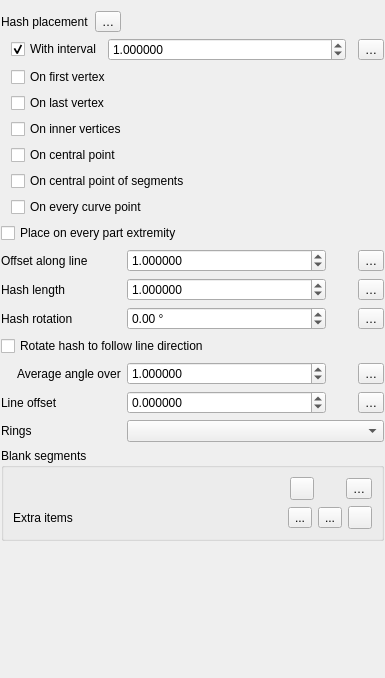
<?xml version="1.0" encoding="UTF-8"?>
<ui version="4.0">
 <class>WidgetTemplatedLine</class>
 <widget class="QWidget" name="WidgetTemplatedLine">
  <property name="geometry">
   <rect>
    <x>0</x>
    <y>0</y>
    <width>385</width>
    <height>678</height>
   </rect>
  </property>
  <property name="windowTitle">
   <string notr="true">Form</string>
  </property>
  <layout class="QGridLayout" name="gridLayout_2">
   <property name="leftMargin">
    <number>1</number>
   </property>
   <property name="rightMargin">
    <number>1</number>
   </property>
   <property name="bottomMargin">
    <number>1</number>
   </property>
   <item row="1" column="0" colspan="3">
    <layout class="QGridLayout" name="gridLayout_3">
     <property name="leftMargin">
      <number>0</number>
     </property>
     <property name="topMargin">
      <number>0</number>
     </property>
     <property name="bottomMargin">
      <number>0</number>
     </property>
     <item row="0" column="1">
      <layout class="QHBoxLayout" name="horizontalLayout_4">
       <item>
        <widget class="QCheckBox" name="mCheckInterval">
         <property name="text">
          <string>With interval</string>
         </property>
         <property name="checked">
          <bool>true</bool>
         </property>
        </widget>
       </item>
       <item>
        <widget class="QgsDoubleSpinBox" name="spinInterval">
         <property name="sizePolicy">
          <sizepolicy hsizetype="Minimum" vsizetype="Fixed">
           <horstretch>1</horstretch>
           <verstretch>0</verstretch>
          </sizepolicy>
         </property>
         <property name="decimals">
          <number>6</number>
         </property>
         <property name="maximum">
          <double>10000000.000000000000000</double>
         </property>
         <property name="singleStep">
          <double>0.200000000000000</double>
         </property>
         <property name="value">
          <double>1.000000000000000</double>
         </property>
         <property name="showClearButton">
          <bool>false</bool>
         </property>
        </widget>
       </item>
       <item>
        <widget class="QgsUnitSelectionWidget" name="mIntervalUnitWidget" native="true">
         <property name="minimumSize">
          <size>
           <width>0</width>
           <height>0</height>
          </size>
         </property>
         <property name="focusPolicy">
          <enum>Qt::TabFocus</enum>
         </property>
        </widget>
       </item>
      </layout>
     </item>
     <item row="3" column="0">
      <spacer name="horizontalSpacer_2">
       <property name="orientation">
        <enum>Qt::Horizontal</enum>
       </property>
       <property name="sizeType">
        <enum>QSizePolicy::Fixed</enum>
       </property>
       <property name="sizeHint" stdset="0">
        <size>
         <width>10</width>
         <height>20</height>
        </size>
       </property>
      </spacer>
     </item>
     <item row="0" column="2">
      <widget class="QgsPropertyOverrideButton" name="mIntervalDDBtn">
       <property name="text">
        <string>…</string>
       </property>
      </widget>
     </item>
     <item row="3" column="1">
      <widget class="QCheckBox" name="mCheckVertex">
       <property name="toolTip">
        <string>Shows symbols on inner vertices, i.e. all vertices except the first or last</string>
       </property>
       <property name="text">
        <string>On inner vertices</string>
       </property>
      </widget>
     </item>
     <item row="2" column="1">
      <widget class="QCheckBox" name="mCheckVertexLast">
       <property name="text">
        <string>On last vertex</string>
       </property>
      </widget>
     </item>
     <item row="1" column="1">
      <widget class="QCheckBox" name="mCheckVertexFirst">
       <property name="text">
        <string>On first vertex</string>
       </property>
      </widget>
     </item>
     <item row="4" column="1">
      <widget class="QCheckBox" name="mCheckCentralPoint">
       <property name="text">
        <string>On central point</string>
       </property>
      </widget>
     </item>
     <item row="5" column="1">
      <widget class="QCheckBox" name="mCheckSegmentCentralPoint">
       <property name="text">
        <string>On central point of segments</string>
       </property>
      </widget>
     </item>
     <item row="6" column="1">
      <widget class="QCheckBox" name="mCheckCurvePoint">
       <property name="text">
        <string>On every curve point</string>
       </property>
      </widget>
     </item>
    </layout>
   </item>
   <item row="2" column="0" colspan="3">
    <layout class="QGridLayout" name="gridLayout">
     <property name="topMargin">
      <number>0</number>
     </property>
     <item row="5" column="0">
      <spacer name="horizontalSpacer_3">
       <property name="orientation">
        <enum>Qt::Horizontal</enum>
       </property>
       <property name="sizeType">
        <enum>QSizePolicy::Fixed</enum>
       </property>
       <property name="sizeHint" stdset="0">
        <size>
         <width>10</width>
         <height>20</height>
        </size>
       </property>
      </spacer>
     </item>
     <item row="2" column="0" colspan="2">
      <widget class="QLabel" name="mHashLengthLabel">
       <property name="text">
        <string>Hash length</string>
       </property>
      </widget>
     </item>
     <item row="3" column="0" colspan="2">
      <widget class="QLabel" name="mHashRotationLabel">
       <property name="text">
        <string>Hash rotation</string>
       </property>
      </widget>
     </item>
     <item row="5" column="2">
      <widget class="QgsDoubleSpinBox" name="mSpinAverageAngleLength">
       <property name="sizePolicy">
        <sizepolicy hsizetype="Minimum" vsizetype="Fixed">
         <horstretch>1</horstretch>
         <verstretch>0</verstretch>
        </sizepolicy>
       </property>
       <property name="decimals">
        <number>6</number>
       </property>
       <property name="maximum">
        <double>10000000.000000000000000</double>
       </property>
       <property name="singleStep">
        <double>0.200000000000000</double>
       </property>
       <property name="value">
        <double>1.000000000000000</double>
       </property>
      </widget>
     </item>
     <item row="2" column="4">
      <widget class="QgsPropertyOverrideButton" name="mHashLengthDDBtn">
       <property name="text">
        <string>…</string>
       </property>
      </widget>
     </item>
     <item row="2" column="3">
      <widget class="QgsUnitSelectionWidget" name="mHashLengthUnitWidget" native="true">
       <property name="minimumSize">
        <size>
         <width>20</width>
         <height>0</height>
        </size>
       </property>
       <property name="focusPolicy">
        <enum>Qt::TabFocus</enum>
       </property>
      </widget>
     </item>
     <item row="1" column="4">
      <widget class="QgsPropertyOverrideButton" name="mOffsetAlongLineDDBtn">
       <property name="text">
        <string>…</string>
       </property>
      </widget>
     </item>
     <item row="1" column="2">
      <widget class="QgsDoubleSpinBox" name="mSpinOffsetAlongLine">
       <property name="sizePolicy">
        <sizepolicy hsizetype="Minimum" vsizetype="Fixed">
         <horstretch>1</horstretch>
         <verstretch>0</verstretch>
        </sizepolicy>
       </property>
       <property name="decimals">
        <number>6</number>
       </property>
       <property name="minimum">
        <double>-10000000.000000000000000</double>
       </property>
       <property name="maximum">
        <double>10000000.000000000000000</double>
       </property>
       <property name="singleStep">
        <double>0.200000000000000</double>
       </property>
       <property name="value">
        <double>1.000000000000000</double>
       </property>
      </widget>
     </item>
     <item row="2" column="2">
      <widget class="QgsDoubleSpinBox" name="mSpinHashLength">
       <property name="sizePolicy">
        <sizepolicy hsizetype="Minimum" vsizetype="Fixed">
         <horstretch>1</horstretch>
         <verstretch>0</verstretch>
        </sizepolicy>
       </property>
       <property name="decimals">
        <number>6</number>
       </property>
       <property name="maximum">
        <double>10000000.000000000000000</double>
       </property>
       <property name="singleStep">
        <double>0.200000000000000</double>
       </property>
       <property name="value">
        <double>1.000000000000000</double>
       </property>
      </widget>
     </item>
     <item row="3" column="4">
      <widget class="QgsPropertyOverrideButton" name="mHashRotationDDBtn">
       <property name="text">
        <string>…</string>
       </property>
      </widget>
     </item>
     <item row="7" column="2" colspan="3">
      <widget class="QComboBox" name="mRingFilterComboBox"/>
     </item>
     <item row="3" column="2">
      <widget class="QgsDoubleSpinBox" name="mHashRotationSpinBox">
       <property name="sizePolicy">
        <sizepolicy hsizetype="Minimum" vsizetype="Fixed">
         <horstretch>1</horstretch>
         <verstretch>0</verstretch>
        </sizepolicy>
       </property>
       <property name="wrapping">
        <bool>true</bool>
       </property>
       <property name="suffix">
        <string> °</string>
       </property>
       <property name="decimals">
        <number>2</number>
       </property>
       <property name="minimum">
        <double>-360.000000000000000</double>
       </property>
       <property name="maximum">
        <double>360.000000000000000</double>
       </property>
       <property name="singleStep">
        <double>0.500000000000000</double>
       </property>
      </widget>
     </item>
     <item row="7" column="0" colspan="2">
      <widget class="QLabel" name="mRingsLabel">
       <property name="text">
        <string>Rings</string>
       </property>
      </widget>
     </item>
     <item row="6" column="0" colspan="2">
      <widget class="QLabel" name="label_3">
       <property name="text">
        <string>Line offset</string>
       </property>
      </widget>
     </item>
     <item row="4" column="0" colspan="5">
      <widget class="QCheckBox" name="chkRotateMarker">
       <property name="text">
        <string>Rotate hash to follow line direction</string>
       </property>
      </widget>
     </item>
     <item row="6" column="4">
      <widget class="QgsPropertyOverrideButton" name="mLineOffsetDDBtn">
       <property name="text">
        <string>…</string>
       </property>
      </widget>
     </item>
     <item row="5" column="1">
      <widget class="QLabel" name="label_6">
       <property name="text">
        <string>Average angle over</string>
       </property>
      </widget>
     </item>
     <item row="6" column="3">
      <widget class="QgsUnitSelectionWidget" name="mOffsetUnitWidget" native="true">
       <property name="minimumSize">
        <size>
         <width>20</width>
         <height>0</height>
        </size>
       </property>
       <property name="focusPolicy">
        <enum>Qt::TabFocus</enum>
       </property>
      </widget>
     </item>
     <item row="5" column="4">
      <widget class="QgsPropertyOverrideButton" name="mAverageAngleDDBtn">
       <property name="text">
        <string>…</string>
       </property>
      </widget>
     </item>
     <item row="6" column="2">
      <widget class="QgsDoubleSpinBox" name="spinOffset">
       <property name="sizePolicy">
        <sizepolicy hsizetype="Minimum" vsizetype="Fixed">
         <horstretch>1</horstretch>
         <verstretch>0</verstretch>
        </sizepolicy>
       </property>
       <property name="decimals">
        <number>6</number>
       </property>
       <property name="minimum">
        <double>-999999999.000000000000000</double>
       </property>
       <property name="maximum">
        <double>999999999.000000000000000</double>
       </property>
       <property name="singleStep">
        <double>0.200000000000000</double>
       </property>
      </widget>
     </item>
     <item row="1" column="0" colspan="2">
      <widget class="QLabel" name="label">
       <property name="text">
        <string>Offset along line</string>
       </property>
      </widget>
     </item>
     <item row="1" column="3">
      <widget class="QgsUnitSelectionWidget" name="mOffsetAlongLineUnitWidget" native="true">
       <property name="minimumSize">
        <size>
         <width>0</width>
         <height>0</height>
        </size>
       </property>
       <property name="focusPolicy">
        <enum>Qt::TabFocus</enum>
       </property>
      </widget>
     </item>
     <item row="5" column="3">
      <widget class="QgsUnitSelectionWidget" name="mAverageAngleUnit" native="true">
       <property name="minimumSize">
        <size>
         <width>20</width>
         <height>0</height>
        </size>
       </property>
       <property name="focusPolicy">
        <enum>Qt::TabFocus</enum>
       </property>
      </widget>
     </item>
     <item row="0" column="0" colspan="5">
      <widget class="QCheckBox" name="mCheckPlaceOnEveryPart">
       <property name="toolTip">
        <string>If checked, the &quot;first vertex&quot; or &quot;last vertex&quot; placements will also render at the first and last vertex for every part of multipart geometries</string>
       </property>
       <property name="text">
        <string>Place on every part extremity</string>
       </property>
      </widget>
     </item>
    </layout>
   </item>
   <item row="3" column="0" colspan="3">
    <widget class="QGroupBox" name="groupBox">
     <property name="title">
      <string>Blank segments</string>
     </property>
     <layout class="QVBoxLayout" name="verticalLayout_7">
      <item>
       <layout class="QHBoxLayout" name="horizontalLayout_9">
        <item>
         <spacer name="horizontalSpacer_7">
          <property name="orientation">
           <enum>Qt::Horizontal</enum>
          </property>
          <property name="sizeHint" stdset="0">
           <size>
            <width>40</width>
            <height>20</height>
           </size>
          </property>
         </spacer>
        </item>
        <item>
         <widget class="QToolButton" name="mEditBlankSegmentsBtn">
          <property name="text">
           <string/>
          </property>
          <property name="icon">
           <iconset resource="../../../images/images.qrc">
            <normaloff>:/images/themes/default/mActionRemoveAllFromOverview.svg</normaloff>:/images/themes/default/mActionRemoveAllFromOverview.svg</iconset>
          </property>
          <property name="checkable">
           <bool>true</bool>
          </property>
         </widget>
        </item>
        <item>
         <widget class="QgsUnitSelectionWidget" name="mBlankSegmentsUnitWidget" native="true">
          <property name="minimumSize">
           <size>
            <width>20</width>
            <height>0</height>
           </size>
          </property>
          <property name="focusPolicy">
           <enum>Qt::TabFocus</enum>
          </property>
         </widget>
        </item>
        <item>
         <widget class="QgsPropertyOverrideButton" name="mBlankSegmentsDDButton">
          <property name="text">
           <string>…</string>
          </property>
         </widget>
        </item>
       </layout>
      </item>
      <item>
       <layout class="QHBoxLayout" name="horizontalLayout">
        <item>
         <widget class="QLabel" name="lblExtraItems">
          <property name="text">
           <string>Extra items</string>
          </property>
         </widget>
        </item>
        <item>
         <spacer name="horizontalSpacer_5">
          <property name="orientation">
           <enum>Qt::Horizontal</enum>
          </property>
          <property name="sizeHint" stdset="0">
           <size>
            <width>40</width>
            <height>20</height>
           </size>
          </property>
         </spacer>
        </item>
        <item>
         <widget class="QToolButton" name="mAddExtraItemBtn">
          <property name="text">
           <string>...</string>
          </property>
          <property name="icon">
           <iconset resource="../../../images/images.qrc">
            <normaloff>:/images/themes/default/mActionAdd.svg</normaloff>:/images/themes/default/mActionAdd.svg</iconset>
          </property>
          <property name="checkable">
           <bool>true</bool>
          </property>
         </widget>
        </item>
        <item>
         <widget class="QToolButton" name="mSelectExtraItemBtn">
          <property name="text">
           <string>...</string>
          </property>
          <property name="icon">
           <iconset resource="../../../images/images.qrc">
            <normaloff>:/images/themes/default/mActionSelect.svg</normaloff>:/images/themes/default/mActionSelect.svg</iconset>
          </property>
          <property name="checkable">
           <bool>true</bool>
          </property>
         </widget>
        </item>
        <item>
         <widget class="QgsPropertyOverrideButton" name="mExtraItemsDDBtn"/>
        </item>
       </layout>
      </item>
     </layout>
    </widget>
   </item>
   <item row="0" column="1">
    <widget class="QgsPropertyOverrideButton" name="mPlacementDDBtn">
     <property name="text">
      <string>…</string>
     </property>
    </widget>
   </item>
   <item row="0" column="0">
    <widget class="QLabel" name="mPlacementLabel">
     <property name="text">
      <string>Hash placement</string>
     </property>
    </widget>
   </item>
   <item row="0" column="2">
    <spacer name="horizontalSpacer">
     <property name="orientation">
      <enum>Qt::Horizontal</enum>
     </property>
     <property name="sizeHint" stdset="0">
      <size>
       <width>40</width>
       <height>20</height>
      </size>
     </property>
    </spacer>
   </item>
   <item row="4" column="0">
    <spacer name="verticalSpacer">
     <property name="orientation">
      <enum>Qt::Vertical</enum>
     </property>
     <property name="sizeHint" stdset="0">
      <size>
       <width>20</width>
       <height>40</height>
      </size>
     </property>
    </spacer>
   </item>
  </layout>
 </widget>
 <customwidgets>
  <customwidget>
   <class>QgsDoubleSpinBox</class>
   <extends>QDoubleSpinBox</extends>
   <header>qgsdoublespinbox.h</header>
  </customwidget>
  <customwidget>
   <class>QgsPropertyOverrideButton</class>
   <extends>QToolButton</extends>
   <header>qgspropertyoverridebutton.h</header>
  </customwidget>
  <customwidget>
   <class>QgsUnitSelectionWidget</class>
   <extends>QWidget</extends>
   <header>qgsunitselectionwidget.h</header>
   <container>1</container>
  </customwidget>
 </customwidgets>
 <tabstops>
  <tabstop>mPlacementDDBtn</tabstop>
  <tabstop>mCheckInterval</tabstop>
  <tabstop>spinInterval</tabstop>
  <tabstop>mIntervalUnitWidget</tabstop>
  <tabstop>mIntervalDDBtn</tabstop>
  <tabstop>mCheckVertex</tabstop>
  <tabstop>mCheckVertexLast</tabstop>
  <tabstop>mCheckVertexFirst</tabstop>
  <tabstop>mCheckCentralPoint</tabstop>
  <tabstop>mCheckSegmentCentralPoint</tabstop>
  <tabstop>mCheckCurvePoint</tabstop>
  <tabstop>mCheckPlaceOnEveryPart</tabstop>
  <tabstop>mSpinOffsetAlongLine</tabstop>
  <tabstop>mOffsetAlongLineUnitWidget</tabstop>
  <tabstop>mOffsetAlongLineDDBtn</tabstop>
  <tabstop>mSpinHashLength</tabstop>
  <tabstop>mHashLengthUnitWidget</tabstop>
  <tabstop>mHashLengthDDBtn</tabstop>
  <tabstop>mHashRotationSpinBox</tabstop>
  <tabstop>mHashRotationDDBtn</tabstop>
  <tabstop>chkRotateMarker</tabstop>
  <tabstop>mSpinAverageAngleLength</tabstop>
  <tabstop>mAverageAngleUnit</tabstop>
  <tabstop>mAverageAngleDDBtn</tabstop>
  <tabstop>spinOffset</tabstop>
  <tabstop>mOffsetUnitWidget</tabstop>
  <tabstop>mLineOffsetDDBtn</tabstop>
  <tabstop>mRingFilterComboBox</tabstop>
 </tabstops>
 <resources>
  <include location="../../../images/images.qrc"/>
 </resources>
 <connections/>
</ui>
